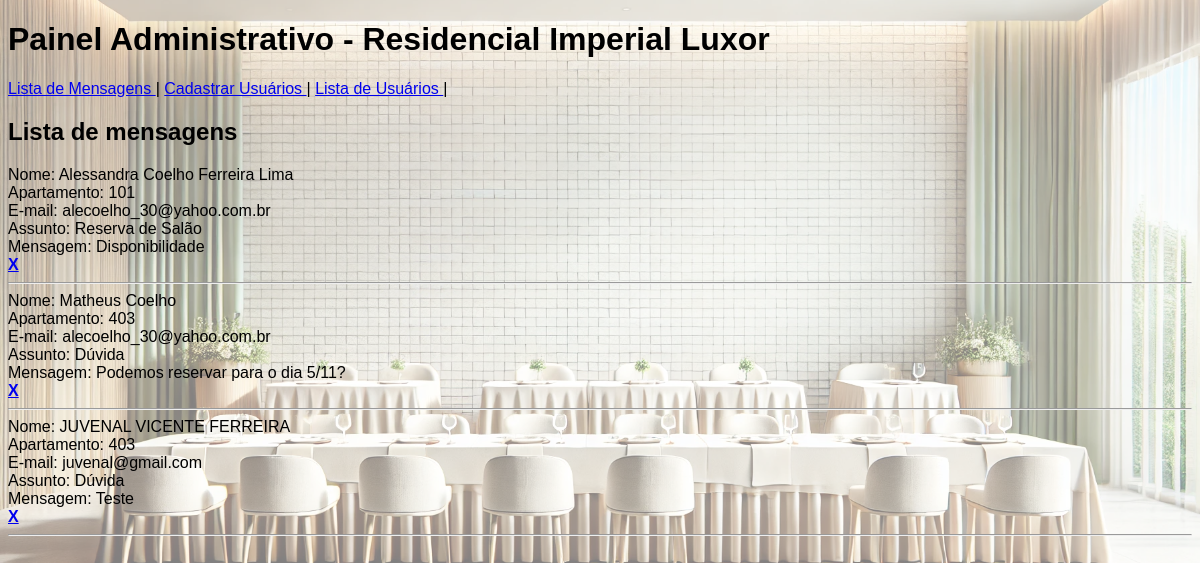
Page /Projeto_final_web/admin/index.php?pg=lista_msg on the committed database.
### tables this page shows
CREATE TABLE `contato` (
  `id` int(11) NOT NULL,
  `nome` varchar(100) DEFAULT NULL,
  `apartamento` int(3) DEFAULT NULL,
  `email` varchar(100) DEFAULT NULL,
  `assunto` varchar(50) DEFAULT NULL,
  `mensagem` text DEFAULT NULL
);

### Projeto_final_web/admin/lista_msg.php (the view, shortened to what this page needs)
<h2>Lista de mensagens</h2>
<?php
    include_once("../config.inc.php");
    $sql = mysqli_query($conexao,"SELECT * FROM contato");
    while($tabela = mysqli_fetch_array($sql)){
        echo "Nome: $tabela[nome] <br>";
        echo "Apartamento: $tabela[apartamento] <br>";
        echo "E-mail: $tabela[email] <br>";
        echo "Assunto: $tabela[assunto] <br>";
        echo "Mensagem: $tabela[mensagem] <br>";
        echo "<a href=?pg=excluir&id=$tabela[id]><b>X</b></a>";
        echo "<hr>";
    }

### rows in the picture
contato: nome "Alessandra Coelho Ferreira Lima", apartamento "101", email "alecoelho_30@yahoo.com.br", assunto "Reserva de Salão", mensagem "Disponibilidade"
contato: nome "Matheus Coelho", apartamento "403", email "alecoelho_30@yahoo.com.br", assunto "Dúvida", mensagem "Podemos reservar para o dia 5/11?"
contato: nome "JUVENAL VICENTE FERREIRA", apartamento "403", email "juvenal@gmail.com", assunto "Dúvida", mensagem "Teste"
